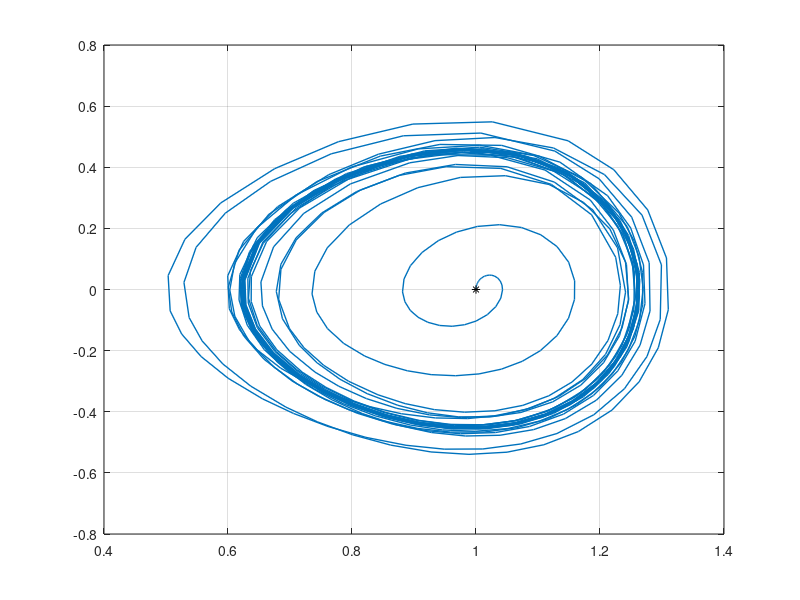

This chart was generated by the following MATLAB code: (Note: this script raises an error after producing the figure.)
%% Driven Duffing Oscillator (Varying Parameter)
% Author:  Tyler Jones
% Contact: tjjones6@wisc.edu
% Date:    04.09.2024 

%{
This MATLAB script models the behavior of a driven Duffing oscillator, a 
nonlinear dynamical system common in engineering and physics. By numerically 
solving the Driven Duffing Equation using MATLAB's ode45 solver, it 
generates a Poincaré section plot, illustrating the oscillator's phase space 
dynamics. 

See the following for more info: 
<https://en.wikipedia.org/wiki/Duffing_equation> 
Steven H. Strogatz: Nonlinear Dynamics and Chaos
%}

clear all; close all; clc;

%% Parameter Library and User Input
%{ 
Driven Duffing Oscillator Equation:
$\ddot{x} + \delta\dot{x} + \alpha x + \beta x^{3}=\gamma \cos(\omega t)$

alpha: Coefficient of linear damping/stiffness
beta:  Coefficient of cubic damping/stiffness
gamma: Amplitude of external driving force
omega: Angular frequency of external driving force
delta: Coefficient of velocity damping/stiffness
%}

% Initial Condition (x,x_dot,phi)
y0 = [1; 0]; % Initial data/condition: (x=1, x_dot=0, phi=0)

% Axis Controls
b = 7;
axis_controls = [-b b];
bound = b;

%% Vector Field Generation
%{
This section computes the vector field for the driven Duffing oscillator, 
defining functions for the first-order differential equations of position 
and velocity. It then generates a grid of x and y values and evaluates the 
velocity components.
%}

%% Simulation and Visualization Loop
%{
This section initializes a figure for visualization and sets up parameters 
for the simulation, including defining the Duffing equation using anonymous
functions and configuring video writing settings. It iterates through 
increasing values of the phase angle `phi`, and plotting the resulting 
Poincaré section.

System Definition:
\dot{x} = v
\dot{v} = \gamma\cos(\omega) - \delta\dot{x} - \alpha x - \beta x^3
\dot{\phi} = \omega
%}

figure('units','normalized','Position',[0.1 0.1 .8 .8])

% myWriter = VideoWriter('DuffingEquation3.mp4', 'MPEG-4');
% myWriter.FrameRate = 60;
% open(myWriter);

max_time = 500;
gamma_final = 2.5;
c = 0.1;
tspan = [0,max_time];
for i = 1:ceil(gamma_final/c)
    clf

    alpha = -1;
    beta = 1;
    gamma = c*i;
    omega = 1.4;
    delta = 0.1;

    % Solve Duffing Equation via ODE45
    Duff_Eq = @(t, Y) [Y(2); gamma*cos(omega*t) - delta*Y(2) - alpha*Y(1) - beta*Y(1).^3];
    
    % ODE45 Solver
    [t, Y] = ode45(Duff_Eq, tspan, y0);
    
    % Plot phase space trajectory
    plot(Y(:,1), Y(:,2),'LineWidth',1); % x vs x_dot
    hold on
    plot(Y(1,1), Y(1,2), 'k*'); % Initial point
    grid on
    fig_xytit('$x$','$\dot{x}$')
    title(['Phase Space: $\ddot{x} + \delta\dot{x} + \alpha x + \beta x^3 = \gamma \cos(\omega t)$, $\gamma = $ ',num2str(gamma)],'Interpreter','latex');
    xlim(axis_controls)
    ylim(axis_controls)
    hold off
    pause(0.01)

%     frame = getframe(gcf);
%     writeVideo(myWriter,frame);
end
% close(myWriter)

%% Plotting Reference Functions
function myfigpref
%   MYFIGPREF just makes figures pretty. Written by TGJChandler
%
%   Last edited: 01/01/2018 by TGJChandler
%
%   Comment by Tyler Jones: Thomas Chandler was my professor for math
%   415 (Applied Dynamical Systems, Chaos, and Modeling) @UW-Madison

set(0, 'DefaultAxesFontSize', 20)
set(0, 'DefaultAxesLineWidth', 2);
set(0, 'DefaultLineLineWidth', 2);
set(0, 'DefaultPatchLineWidth', .7);
set(0, 'DefaultLineMarkerSize', 6);

grid on;
box on;

h = gca;
h.TickLabelInterpreter='latex';
h.MinorGridAlpha=0.05;
h.GridAlpha=0.05;
h.FontSize=25;
h.LineWidth=2;

h = gcf;
h.Color = [1,1,1];
end
function fig_xytit(xlab, ylab, tit)
% FIG_XYTIT sets the current figure's xlabel, ylabel, and title
%   in latex format.
%
%   Last edited: 15/06/2021 by TGJChandler

if nargin<3
    tit = '';
end

xlabel(xlab,'interpreter','latex')
ylabel(ylab,'interpreter','latex')
title(tit,'interpreter','latex')
end
